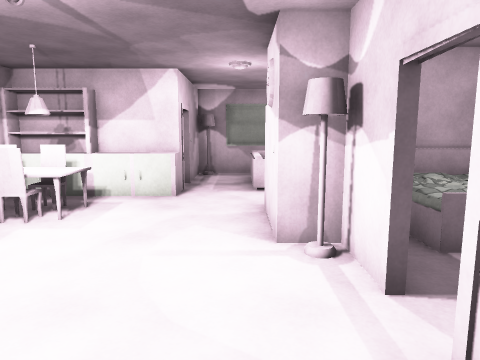
view 1 (above)

16 first-person views from a walk through a Unity game level. The camera is 1.5 m above the floor, tilts 8° down and sees 70° across. The floor is counted in squares, 1 m on a side. Each view is taken from the middle of a square. On the plan, view 1 faces up. The plan holds only what a view shows up to about 16 squares ahead; the rest is blank. The player is left out. Door leaves are left out, so doorways stand open. Surface patterns are stand-ins for the level's own textures.

view 2
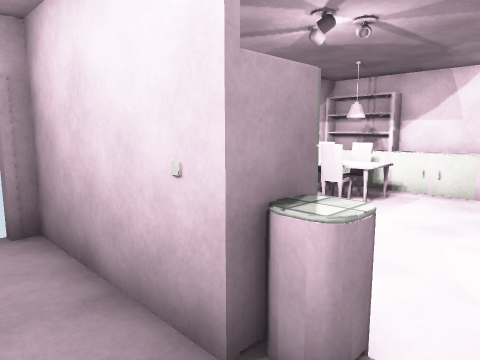

view 3
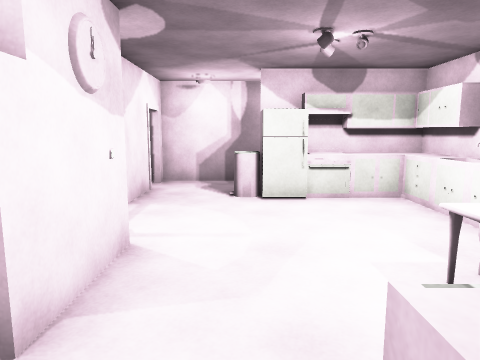

view 4
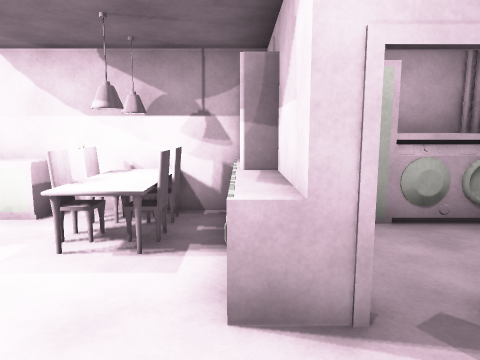

view 5
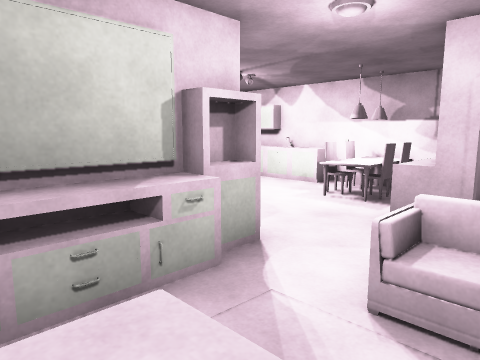

view 6
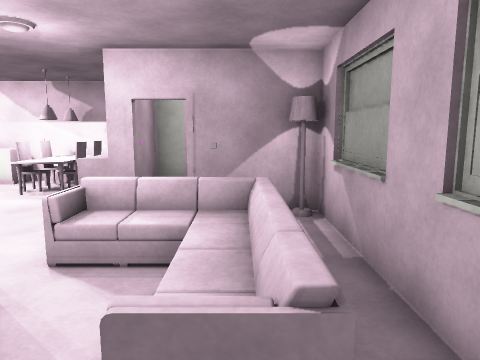

view 7
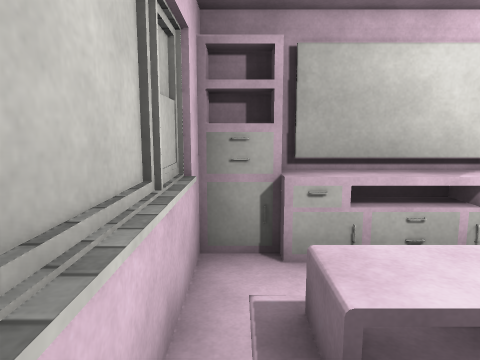

view 8
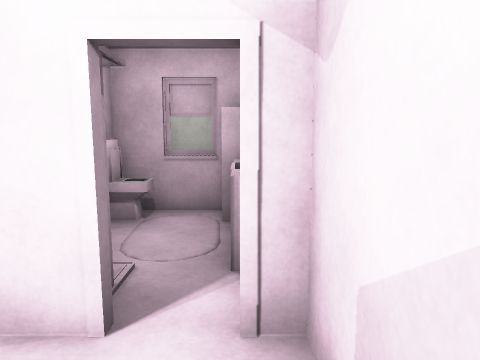

view 9
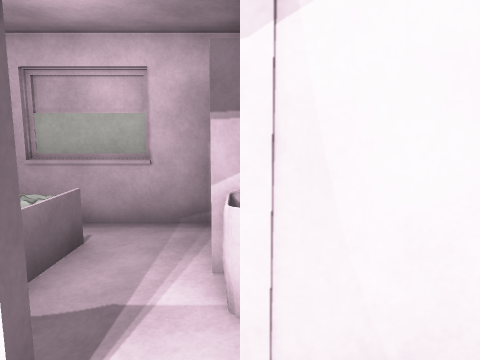

view 10
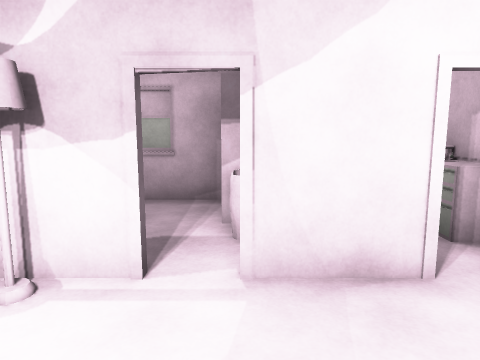

view 11
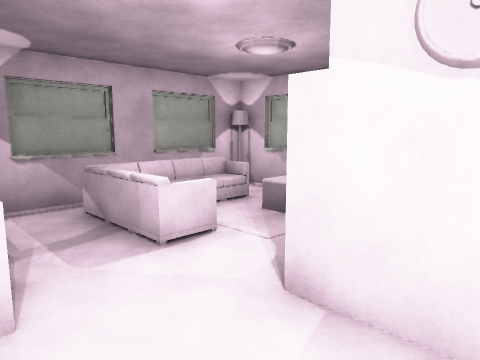

view 12
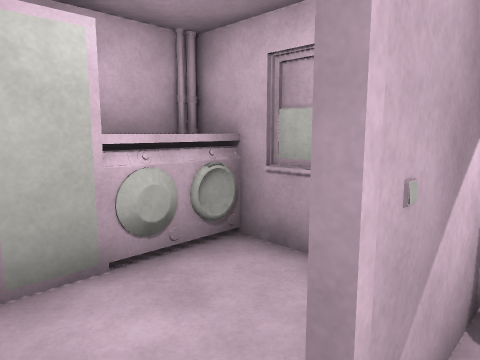

view 13
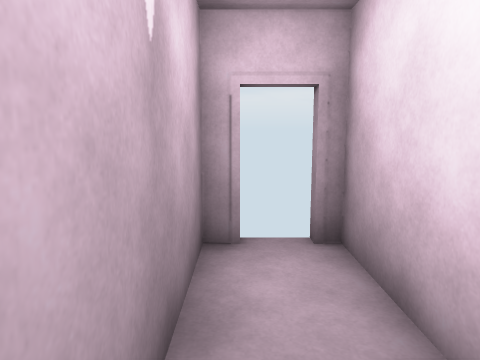

view 14
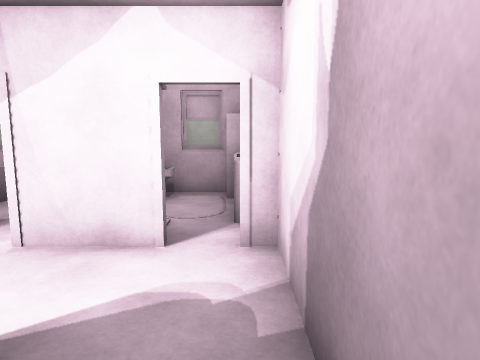

view 15
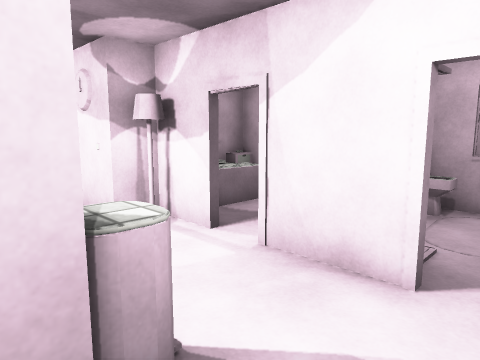

view 16
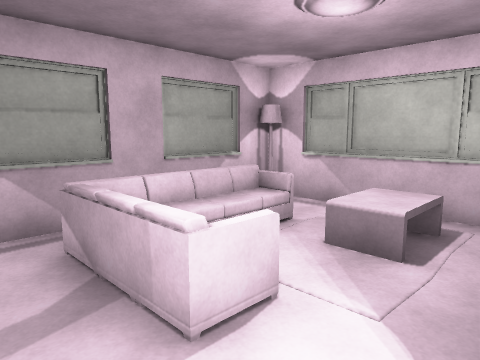

### Floor plan
Key: @ floor where view 1 was taken; # wall or solid block; . main floor; : floor 0.5 m higher than the main floor; / step, stairs or slope; D open door; = window, fence, low wall or low ledge; v drop or lower ground; S sofa; B bookshelf; C cabinet; H chair; T table; F fridge; I bin; E oven; A TV; R carpet; L closet; O other object.
Columns run from 6 left of view 1 to 6 right of it. Each row starts with its distance up from view 1.
 13 #############
 12 #OO O#=====##
 11 #OO.O.S  //.#
 10  C..D.S:....#
  9  C# D.Sv.TT.#
  8 #BBCC....TT.#
  7 #HHT...CAAAC#
  6 #TTT...  ####
  5 #HH....O   =#
  4 #C.....##OO=#
  3 #C.....DD.. #
  2 #C.....DDOLL#
  1 #CCEFI.#OOOO#
  0 D.....@DORRR#
 -1 D......DDOOO#
 -2 ###########

Positions as (right, up) in squares from view 1, and headings:
1: (0, 0), facing up
2: (0, -1), facing up-left
3: (-1, 9), facing down
4: (1, 8), facing left
5: (4, 10), facing down-left
6: (5, 11), facing left
7: (5, 11), facing down
8: (-1, -1), facing right
9: (0, 2), facing right
10: (-2, 2), facing right
11: (-2, 5), facing up-right
12: (-1, 9), facing up-left
13: (-1, -1), facing left
14: (-3, -1), facing right
15: (-2, -1), facing up-right
16: (-1, 7), facing up-right
